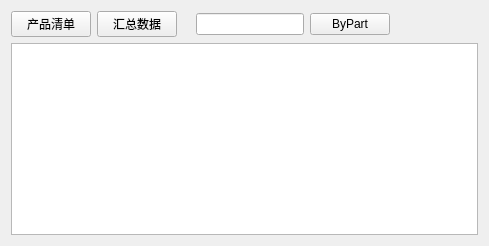
      <widget class="QWidget" name="tab_4">
       <attribute name="title">
        <string>PART</string>
       </attribute>
       <layout class="QVBoxLayout" name="verticalLayout_8">
        <item>
         <layout class="QHBoxLayout" name="horizontalLayout_11" stretch="0,0,0,0,0,100">
          <item>
           <widget class="QPushButton" name="partBtn1">
            <property name="text">
             <string>产品清单</string>
            </property>
           </widget>
          </item>
          <item>
           <widget class="QPushButton" name="partBtn2">
            <property name="text">
             <string>汇总数据</string>
            </property>
           </widget>
          </item>
          <item>
           <spacer name="horizontalSpacer_3">
            <property name="orientation">
             <enum>Qt::Horizontal</enum>
            </property>
            <property name="sizeHint" stdset="0">
             <size>
              <width>13</width>
              <height>20</height>
             </size>
            </property>
           </spacer>
          </item>
          <item>
           <widget class="QLineEdit" name="partLineEdit1"/>
          </item>
          <item>
           <widget class="QPushButton" name="partBtn3">
            <property name="text">
             <string>ByPart</string>
            </property>
           </widget>
          </item>
          <item>
           <spacer name="horizontalSpacer_4">
            <property name="orientation">
             <enum>Qt::Horizontal</enum>
            </property>
            <property name="sizeHint" stdset="0">
             <size>
              <width>88</width>
              <height>20</height>
             </size>
            </property>
           </spacer>
          </item>
         </layout>
        </item>
        <item>
         <widget class="QTableWidget" name="partTab"/>
        </item>
       </layout>
      </widget>
